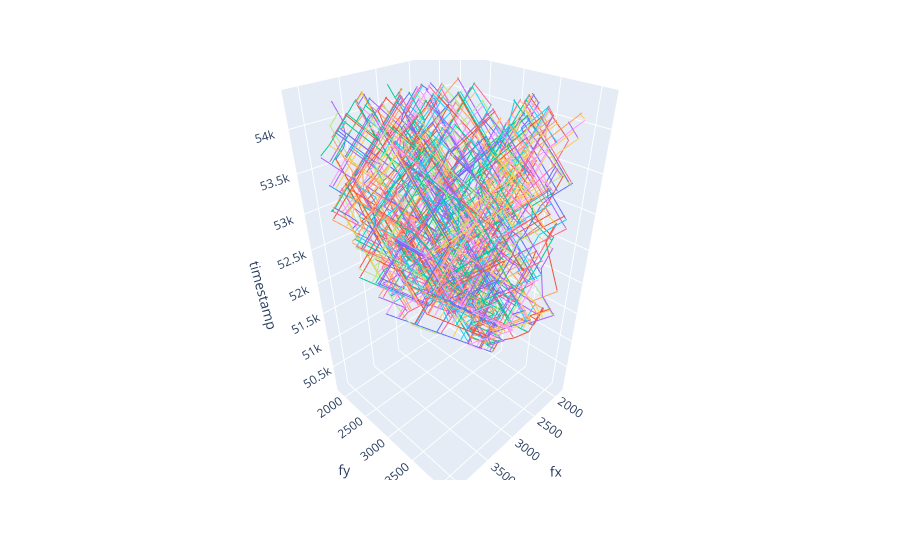

Notebook code for this chart:
### Code cell
fig = px.line_3d(df, 
                 x='fx', 
                 y='fy', 
                 z='timestamp',
                 color='from',  # line_idごとに色を変えて線を区別
                 line_group="from", 
                 #opacity=0.5,      # 透明度を0.5に設定
                 #title='3D Lines from CSV Data'
                 )
# 凡例を非表示にする（line_idごとの凡例は不要な場合）
fig.update_layout(showlegend=False)
# グラフを表示
fig.show()
